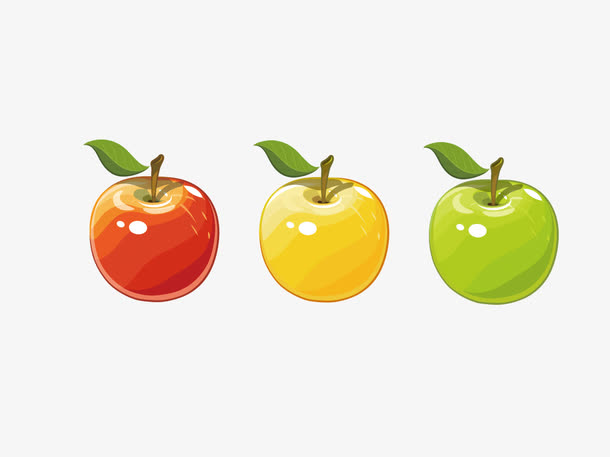
#> input picture task3_1/3.jpg, 610 x 457 px, found by its file name
$ python task3_1.py
#> lines starting #> are read from the running program, lines starting #| are printed output that depends on the picture; after the words box and inside, x2 and y2 are one past the last pixel; in counts of white or black regions, pixels touching at a corner belong together
import cv2
import numpy as np

img = 'C:/Users/Alvin Ang/Desktop/zhinengwurenji/task31/3.jpg'

def circleDetec(img):

    img = cv2.imread(img)
#> img is the input picture: shape (457, 610, 3); mean B, G, R 215.8, 232.7, 238.8
    image=img
    # 均值迁移滤波
    filter = cv2.pyrMeanShiftFiltering(image, 10, 100)
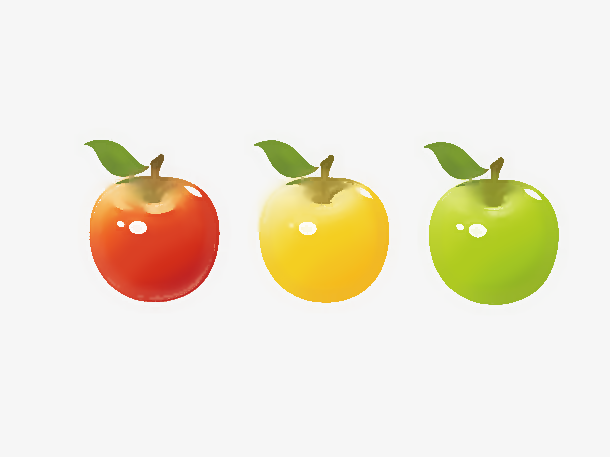
#> filter: shape (457, 610, 3); mean B, G, R 215.6, 232.8, 238.9
    # 转换成灰度图
    img_gray = cv2.cvtColor(filter, cv2.COLOR_BGR2GRAY)
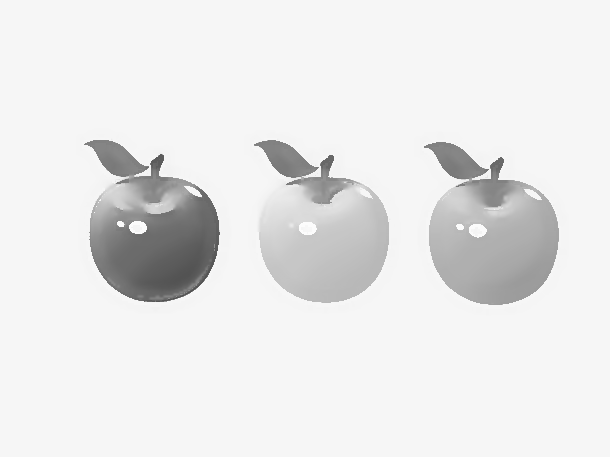
#> img_gray: shape (457, 610); min 80, max 252, mean 232.6
    #print(img_gray.shape)

    circle = cv2.HoughCircles(img_gray,cv2.HOUGH_GRADIENT,0.5,100,param1=50,param2=20,minRadius=30,maxRadius=100)
#> circle = [[154.5, 236.5, 65.4], [324.5, 237.5, 65.4], [493.5, 238.5, 66.1]]
    try:
        circles = circle.reshape(-1, 3)
#> circles has the same summary as circle
    except:
        print('change param!')
        return
    circles = np.uint16(np.around(circles))
#> circles = [[154, 236, 65], [324, 238, 65], [494, 238, 66]]

    for i in circles:
        cv2.circle(img, (i[0], i[1]), i[2], (255, 0, 0), 5)   # 画圆
        cv2.circle(img, (i[0], i[1]), 2, (0, 255, 0), 10)     # 画圆心
#> this loop made 3 passes
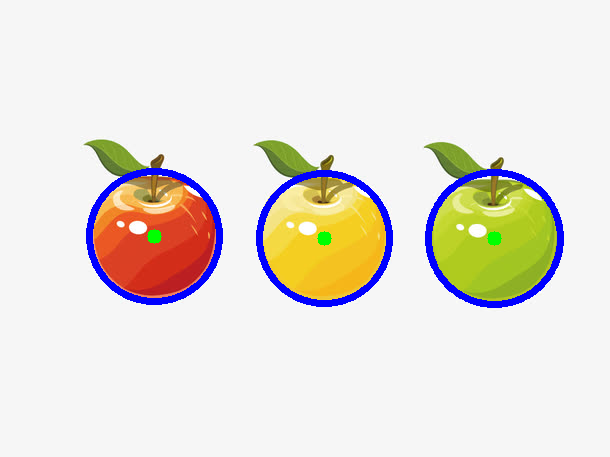
#> img: shape (457, 610, 3); 3.25% of pixels changed, all inside (x1, y1, x2, y2) = (86, 168, 564, 308)

    #圆数据
    print("圆的个数是：")
    print(len(circles))
#| 3
    for i in circles:
        r = i[2]
        x = i[0]
        y = i[1]
        print("圆心坐标为：", (x, y))
        print("圆的半径是：", r)
#> this loop made 3 passes
#> (i, r, x, y) on passes 1 to 3: ([154, 236, 65], 65, 154, 236), ([324, 238, 65], 65, 324, 238), ([494, 238, 66], 66, 494, 238)
#| 圆心坐标为： (154, 236)
#| 圆的半径是： 65
#| 圆心坐标为： (324, 238)
#| 圆的半径是： 65
#| 圆心坐标为： (494, 238)
#| 圆的半径是： 66


    cv2.imshow('', img)
    cv2.waitKey(0)
    cv2.destroyAllWindows()

circleDetec(img)

$ run again, with task3_1/2.jpg copied over task3_1/3.jpg
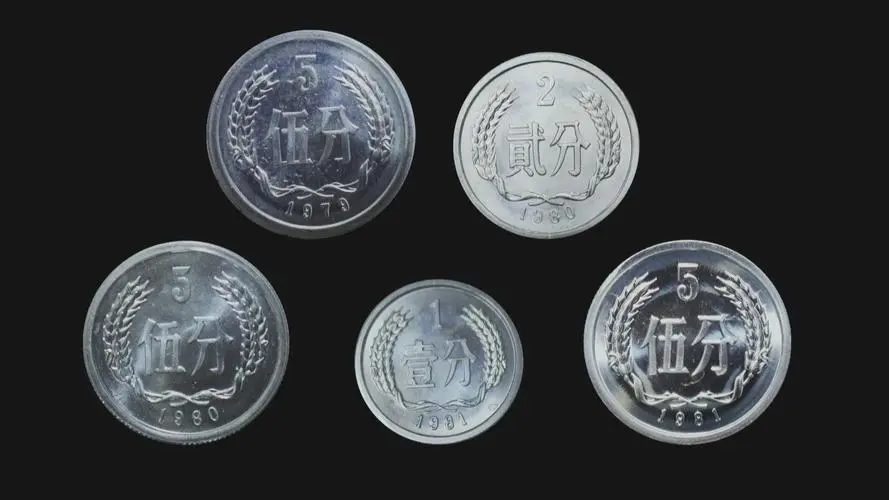
#> input picture task3_1/2.jpg, 889 x 500 px, found by its file name
#> in circleDetec, img is the input picture: shape (500, 889, 3); mean B, G, R 60.9, 59.1, 56.4
#> in circleDetec, `filter = cv2.pyrMeanShiftFiltering(image, 10, 100)`:
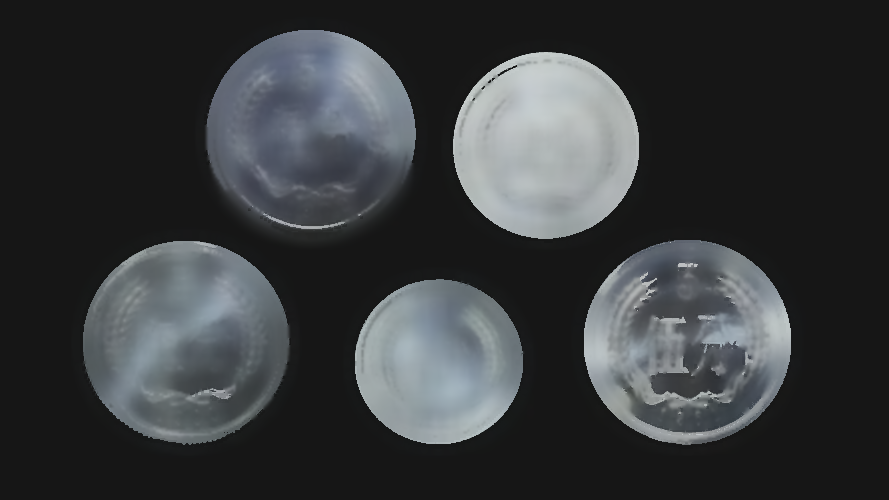
#> filter: shape (500, 889, 3); mean B, G, R 60.5, 58.6, 56
#> circle = [[311.5, 128.5, 99.4], [544.5, 144.5, 93.5], [682.5, 340.5, 99.4], [191.5, 340.5, 97.2], [442.5, 362.5, 79.6]]
#> in circleDetec, `circles = circle.reshape(-1, 3)`: circles has the same summary as circle
#> in circleDetec, `circles = np.uint16(np.around(circles))`: circles = [[312, 128, 99], [544, 144, 94], [682, 340, 99], [192, 340, 97], [442, 362, 80]]
#> the loop in circleDetec, `for i in circles:` made 5 passes
#> after the loop in circleDetec, `for i in circles:`:
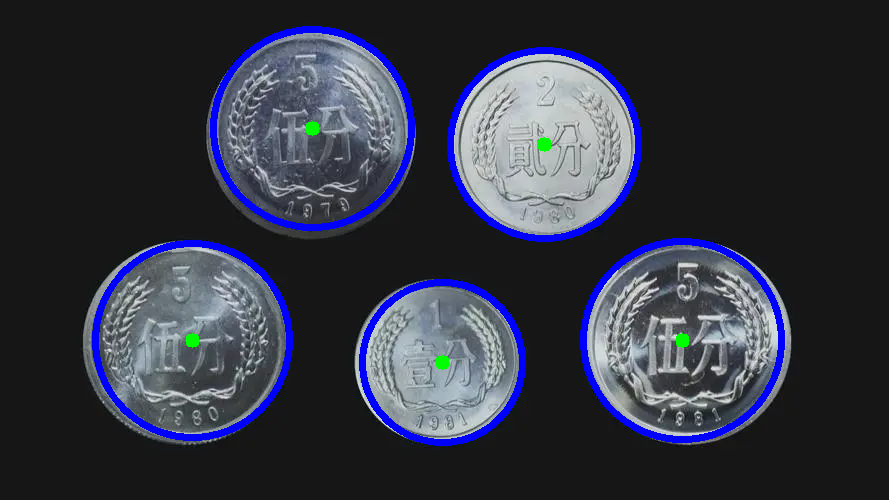
#> img: shape (500, 889, 3); 4.79% of pixels changed, all inside (x1, y1, x2, y2) = (92, 26, 785, 446)
#| 5
#> the loop in circleDetec, `for i in circles:` made 5 passes
#> (i, r, x, y) on passes 1 to 5: ([312, 128, 99], 99, 312, 128), ([544, 144, 94], 94, 544, 144), ([682, 340, 99], 99, 682, 340), ([192, 340, 97], 97, 192, 340), ([442, 362, 80], 80, 442, 362)
#> (printed output is left out)
